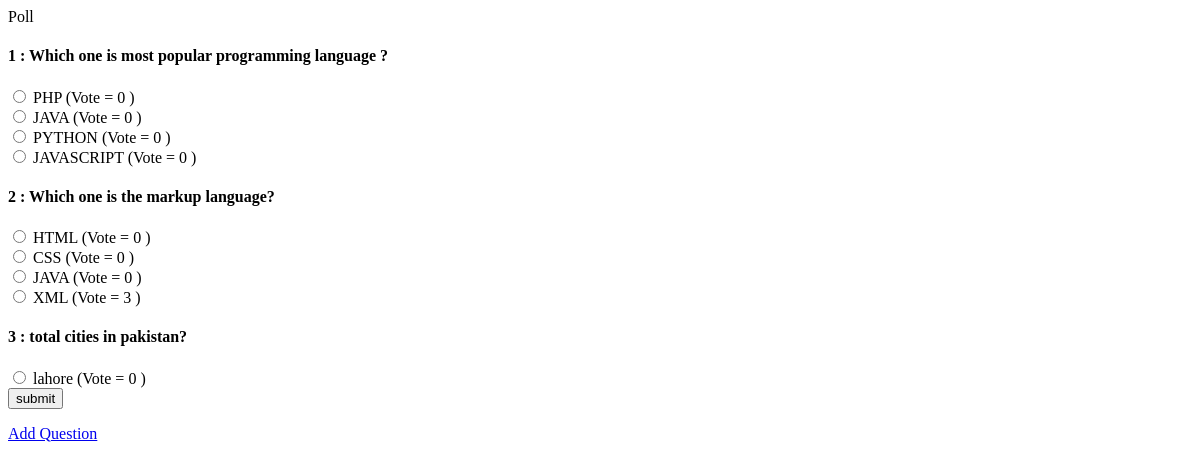
The app's page /quiz/, older data.
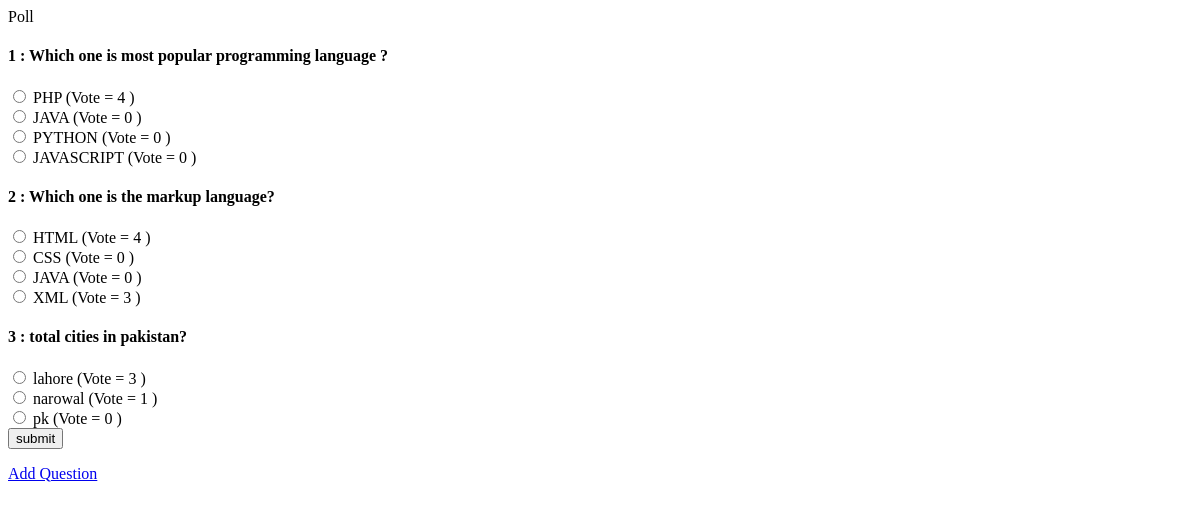
The same page, newer data.
### app/models.py (models this page shows, shortened)
class Question(models.Model):
    title=models.CharField(max_length=200)
    q_date=models.DateTimeField(auto_now_add=True)

class Choice(models.Model):
    question=models.ForeignKey(Question, on_delete=models.CASCADE)
    title=models.CharField(max_length=100)
    total_votes=models.IntegerField(default=0)

### app/views.py (the view, shortened to what this page needs)
# urls.py: path('quiz/' , All_question , name='quiz')
def All_question(request):
    qs=Question.objects.all()
    ch=Choice.objects.all()
    return render(request, 'quiz.html' ,{'question':qs , 'choices':ch})

### app/templates/quiz.html (shortened to what this page needs)
{% load static %}
    <div class="container-fluid">
        <div class="container">
            <p class="text-center alert alert-info mt-5">Poll</p>
            <form action="" method="Post">
                {% for question1 in question %}
                <h4><span>{{ forloop.counter }} : </span> {{question1.title}}</h4>
                {% for choice in choices %}
                {% if question1.id == choice.question.id %}
                <input type="radio" name="{{question1.id}}" value="{{choice.id}}" required> {{choice.title}} (Vote =
                {{choice.total_votes}} )<br>
                {% endif %}
                {% endfor %}
                {% endfor %}
                <input type="submit" value="submit" class="btn btn-success m-2">
            </form>
            <a href="{% url 'addquesion' %}" class="btn btn-info mt-3 center">Add Question</a>
        </div>
    </div>

Row changes from the older to the newer data that the page shows:
changed Choice "PHP": total_votes "0" → "4"
changed Choice "HTML": total_votes "0" → "4"
changed Choice "lahore": total_votes "0" → "3"
added Choice: title "narowal", total_votes "1", shown under Question "total cities in pakistan?"
added Choice: title "pk", total_votes "0", shown under Question "total cities in pakistan?"
